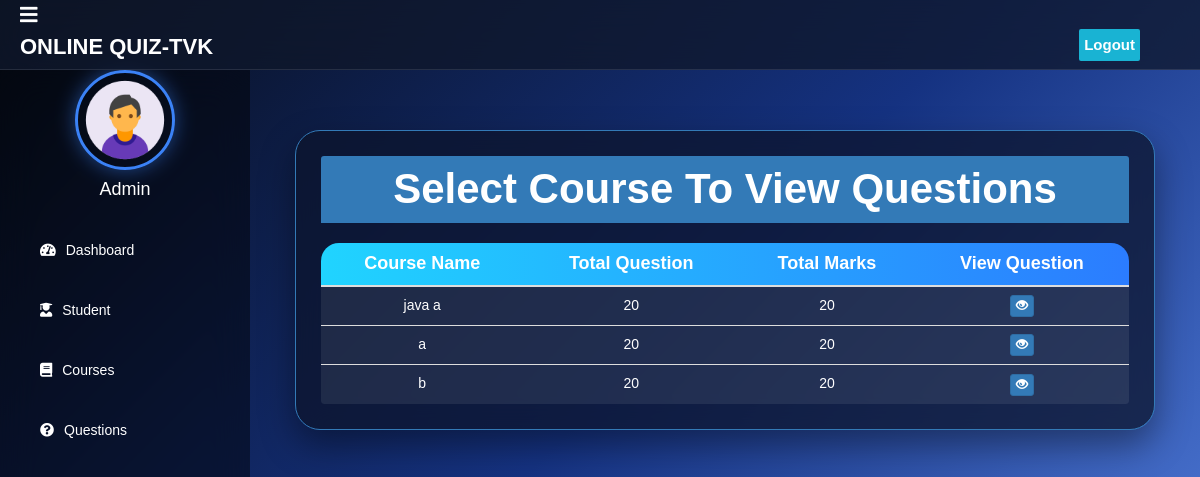
Page /admin-view-question (signed in) on the earlier database version.
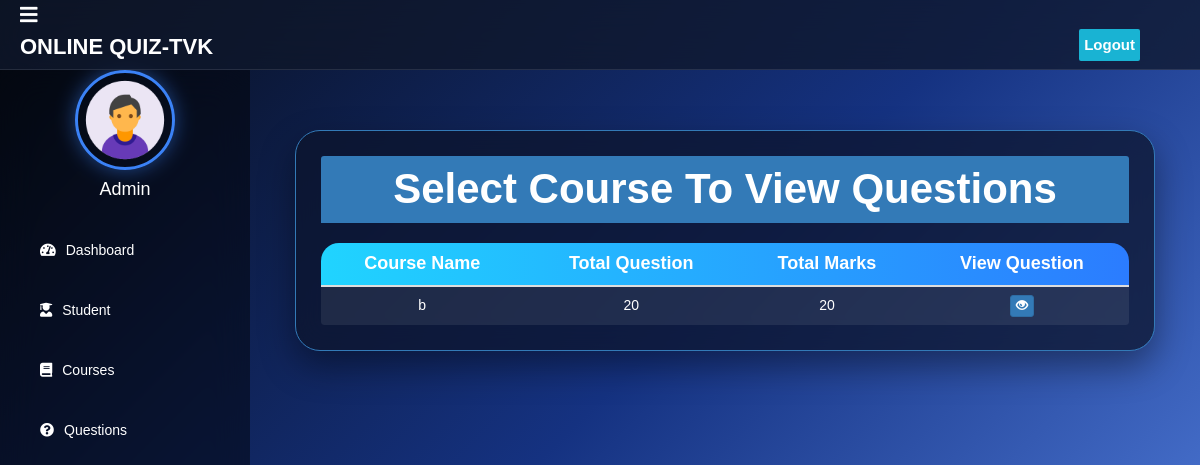
Same page on the later database version.
### quiz/models.py (models this page shows, shortened)
class Course(models.Model):
   course_name = models.CharField(max_length=50)
   question_number = models.PositiveIntegerField(default=0)
   total_marks = models.PositiveIntegerField(default=0)

### quiz/views.py (the view)
# urls.py: path('admin-view-question', views.admin_view_question_view, name='admin-view-question'),
@login_required(login_url='adminlogin')
@user_passes_test(is_admin, login_url='adminlogin')
def admin_view_question_view(request):
    courses = Course.objects.all()
    return render(request, 'quiz/admin_view_question.html', {
        'courses': courses
    })

### quiz/views.py (called while the page is built)
def is_admin(user):
    return user.is_superuser

### templates/quiz/admin_view_question.html (shortened to what this page needs)
{% extends 'quiz/adminbase.html' %}
{% block content %}
{%load static%}
<head>
  <link href="//netdna.bootstrapcdn.com/bootstrap/3.0.0/css/bootstrap.min.css" rel="stylesheet" id="bootstrap-css">
</head>
<br><br>
<div class="container-fluid">
  <div class="panel panel-primary">
    <div class="panel-heading">
      <h6 class="panel-title">Select Course To View Questions</h6>
    </div>
    <table class="table table-hover" id="dev-table">
      <thead>
        <tr>
          <th>Course Name</th>
          <th>Total Question</th>
          <th>Total Marks</th>
          <th>View Question</th>
        </tr>
      </thead>
      {% for c in courses %}
      <tr>
        <td> {{c.course_name}}</td>
        <td>{{c.question_number}}</td>
        <td>{{c.total_marks}}</td>
        <td><a class="btn btn-primary btn-xs" href="{% url 'view-question' c.id  %}"><span class="glyphicon glyphicon-eye-open"></span></a></td>
      </tr>
      {% endfor %}
    </table>
  </div>
</div>
{% endblock content %}

Differences in the rows shown:
removed Course: course_name "java a", question_number "20", total_marks "20"
removed Course: course_name "a", question_number "20", total_marks "20"
